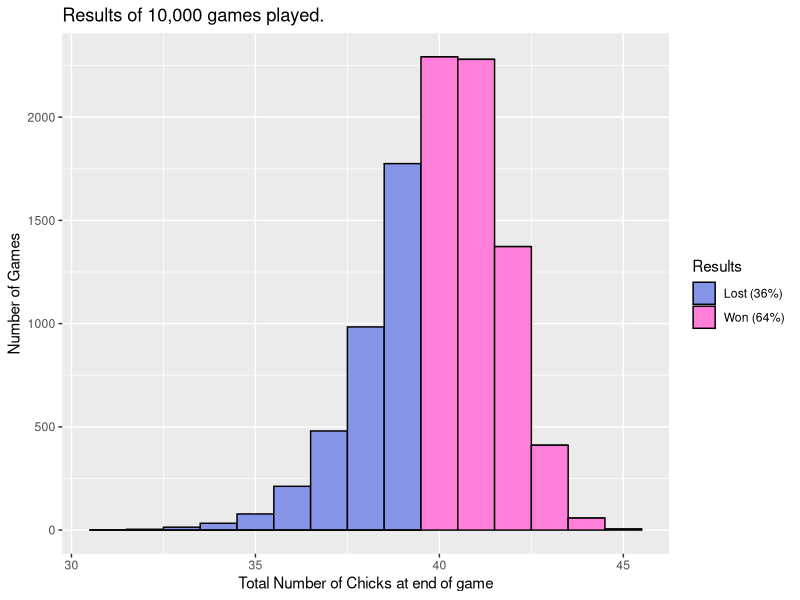

This chart was generated by the following R code:
## ---- chunk 1
knitr::opts_chunk$set(collapse = TRUE)

library(tidyverse)
library(doParallel)
## ---- chunk 2
playGame <-
function(){
 
  #Create the spinner, game board, and bonus vectors to reference
  spinner <- c("sheep","cow","dog","pig","tractor","fox")
  board <- c("empty", "sheep", "pig", "tractor", "cow", "dog", "pig", "cow", "dog", "sheep", "tractor","empty", "cow", "pig","empty","empty","empty","tractor", "empty", "tractor", "dog", "sheep","cow", "dog", "pig", "tractor", "empty", "sheep", "cow", "empty","empty", "tractor", "pig","sheep", "dog", "empty", "sheep", "cow", "pig", "end")

  bonus <- rep(0,40)
  bonus[c(4,8,22,35,39)] <- 1

  #Initialize some iteration variables to store counts to output
  totalSpaces <- 0;
  numChicks <- 0
  totalSpins <- 0
  numFox <- 0
  stolenChicks <- 0
  numBonus <- 0


  while(TRUE){
    #spin the spinner
    c_spin <- sample(spinner,1)
    totalSpins <- totalSpins + 1
 
    #Check if the player spun fox, if so steal a chick if there is one to steal and spin again.
    if(c_spin == "fox"){
      numChicks <- max(0,numChicks-1)
      numFox <- numFox + 1
      next
    }
   
    #find how many spaces it is till the next item spun on the gameboard.
    cut <- min(which(board==c_spin))
 
    #If the board ends before the next item spun shows up, it will retun 'Inf' so we'll
    #just set it to be the remaining number of spaces left on the board.
    if(cut == "Inf") cut <- length(board)
    totalSpaces <- totalSpaces + cut
 
    if(bonus[totalSpaces]==1) numBonus <- numBonus + 1
    numChicks <- numChicks + cut + bonus[totalSpaces]
    board <- board[-c(1:cut)]
    if(length(board) == 0){ break}
  }
  data.frame(chicks = numChicks, foxes = numFox, bonus = numBonus, spins = totalSpins)
}

## ---- chunk 3
registerDoParallel(cores=7)
stacked <- foreach(i=1:10000, .combine = rbind) %dopar% playGame()

## ---- chunk 4
win_prop <- round(mean(stacked$chicks >= 40),2)*100

stacked |>
  mutate(cc = if_else(chicks >= 40,str_glue("Won ({win_prop}%)"),str_glue("Lost ({100-win_prop}%)"))) |>
  #count(chicks) |>
  ggplot(aes(x = chicks, fill = cc)) +
  geom_histogram(binwidth = 1, color = "black") +
  scale_fill_manual(values = c("#8795E8", "#FF7FD9")) +
  labs(x = "Total Number of Chicks at end of game",
       y = "Number of Games",
       title = str_glue("Results of 10,000 games played."),
       title2 = "sdf",
       fill = "Results")
